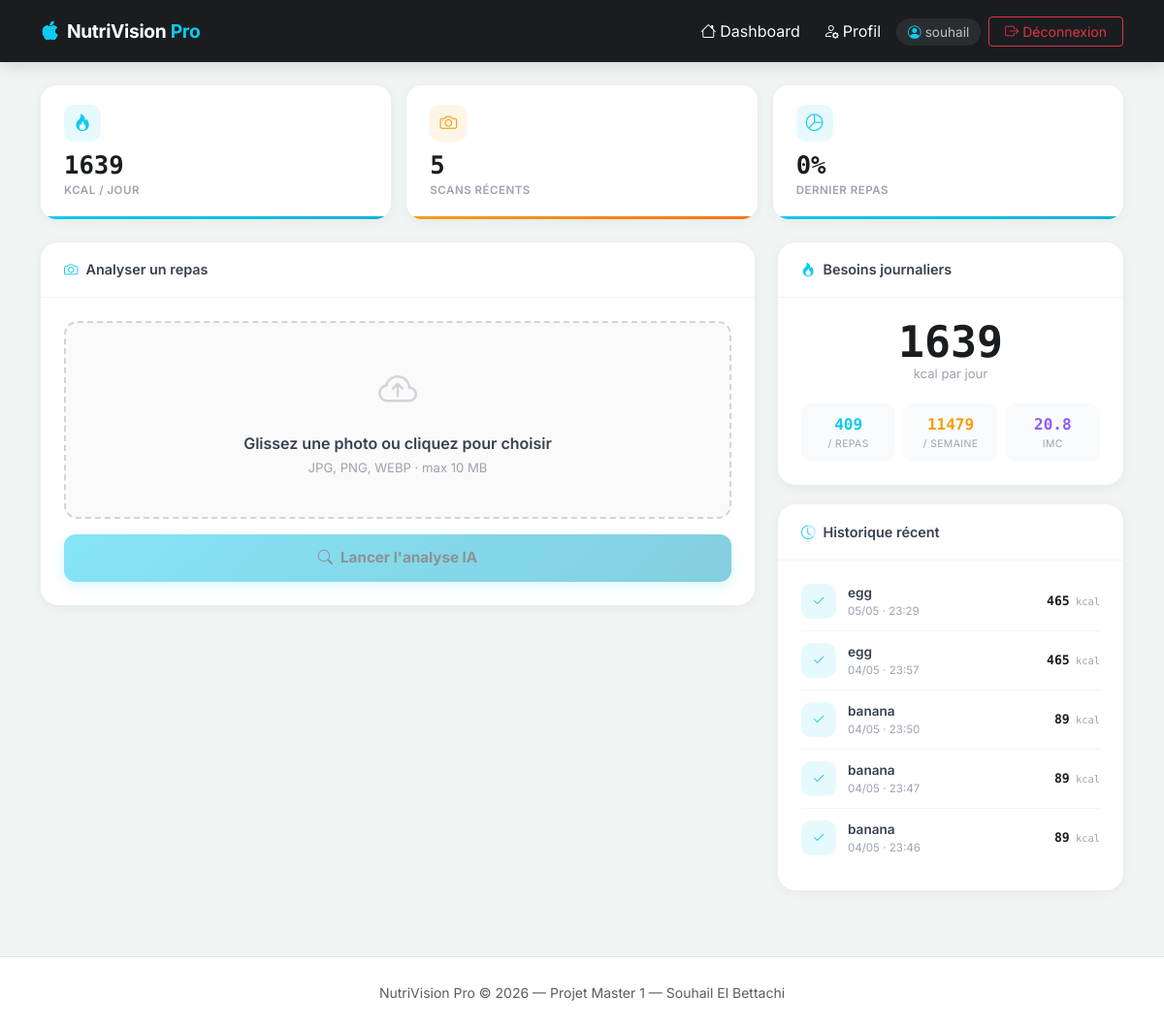
The app's page / (signed in) with its own data.
### app/models.py (models this page shows, shortened)
class User(UserMixin, db.Model):
    id = db.Column(db.Integer, primary_key=True)
    username = db.Column(db.String(80), unique=True, nullable=False)
    password_hash = db.Column(db.String(256), nullable=False)
    age = db.Column(db.Integer)
    poids = db.Column(db.Float)
    taille = db.Column(db.Float)
    sexe = db.Column(db.String(10))
    maladies = db.Column(db.Text, default="")
    allergies = db.Column(db.Text, default="")
    scans = db.relationship('Scan', backref='owner', lazy='select', cascade="all, delete-orphan")
    def get_besoins_caloriques(self):
        if not self.poids or not self.taille or not self.age:
            return 2200
        if self.sexe == 'H':
            return (13.397 * self.poids) + (4.799 * self.taille) - (5.677 * self.age) + 88.362
        return (9.247 * self.poids) + (3.098 * self.taille) - (4.330 * self.age) + 447.593
    def profile_complete(self):
        return all([self.age, self.poids, self.taille, self.sexe])

class Scan(db.Model):
    id = db.Column(db.Integer, primary_key=True)
    image_url = db.Column(db.String(200))
    food_list = db.Column(db.Text)
    total_calories = db.Column(db.Float, default=0.0)
    timestamp = db.Column(db.DateTime, default=datetime.utcnow, index=True)
    user_id = db.Column(db.Integer, db.ForeignKey('user.id'), nullable=False)
    alerts = db.Column(db.Text)
    def get_alerts_list(self):
        if not self.alerts:
            return []
        return self.alerts.split('|')

### app/routes.py (the view, shortened to what this page needs)
@bp.route('/', methods=['GET', 'POST'])
@login_required
def index():
    results         = []
    alerts          = []
    comparison      = {}
    recommendations = []
    image_url       = None
    total_calories  = 0
    history = (
        Scan.query
        .filter_by(user_id=current_user.id)
        .order_by(Scan.timestamp.desc())
        .limit(5)
        .all()
    )
    return render_template(
        "index.html",
        results         = results,
        alerts          = alerts,
        comparison      = comparison,
        recommendations = recommendations,
        history         = history,
        image_url       = image_url,
        total_calories  = total_calories,
    )

### app/templates/index.html (shortened to what this page needs)
{% extends "base.html" %}
{% block content %}
{% set bmr      = current_user.get_besoins_caloriques() %}
{% set meal_pct = ((total_calories / bmr * 100) | round(1)) if total_calories else 0 %}
<div class="stat-grid">
  <div class="stat-card teal" style="animation-delay:.05s">
    <div class="sc-icon"><i class="bi bi-fire"></i></div>
    <div class="sc-value">{{ bmr | int }}</div>
    <div class="sc-label">kcal / jour</div>
  </div>
  <div class="stat-card amber" style="animation-delay:.1s">
    <div class="sc-icon"><i class="bi bi-camera"></i></div>
    <div class="sc-value">{{ history | length }}</div>
    <div class="sc-label">Scans récents</div>
  </div>
  <div class="stat-card {{ 'rose' if meal_pct > 50 else 'teal' }}" style="animation-delay:.15s">
    <div class="sc-icon"><i class="bi bi-pie-chart"></i></div>
    <div class="sc-value">{{ meal_pct | int }}%</div>
    <div class="sc-label">Dernier repas</div>
  </div>
</div>
<div class="row g-4">
  <div class="col-lg-8">
    <div class="dash-card" style="animation-delay:.1s">
      <div class="dash-card-header"><i class="bi bi-camera text-info"></i> Analyser un repas</div>
      <div class="dash-card-body">
        <form id="upload-form" method="POST" action="{{ url_for('main.index') }}" enctype="multipart/form-data">
          <div class="upload-zone" id="upload-zone">
            <div class="uz-icon"><i class="bi bi-cloud-arrow-up"></i></div>
            <div class="uz-title">Glissez une photo ou cliquez pour choisir</div>
            <div class="uz-sub">JPG, PNG, WEBP · max 10 MB</div>
          </div>
          <button type="submit" class="btn btn-analyze mt-3" id="btn-analyze" disabled>
            <i class="bi bi-search me-2"></i>Lancer l'analyse IA
          </button>
        </form>
      </div>
    </div>
  </div>
  <div class="col-lg-4">
    <div class="dash-card" style="animation-delay:.2s">
      <div class="dash-card-header"><i class="bi bi-fire text-info"></i> Besoins journaliers</div>
      <div class="dash-card-body text-center">
        <div style="font-size:2.8rem;font-weight:800;color:#1a1d20;font-family:'DM Mono',monospace;line-height:1">
          {{ bmr|int }}
        </div>
        <div style="font-size:.82rem;color:#9ca3af;margin-bottom:1.25rem">kcal par jour</div>
        <div class="row g-2">
          <div class="col-4">
            <div style="background:#f8fafc;border-radius:10px;padding:.65rem .3rem">
              <div style="font-size:1rem;font-weight:700;font-family:'DM Mono',monospace;color:#0dcaf0">
                {{ (bmr/4)|int }}
              </div>
              <div style="font-size:.65rem;color:#9ca3af;text-transform:uppercase;letter-spacing:.4px">/ repas</div>
            </div>
          </div>
          <div class="col-4">
            <div style="background:#f8fafc;border-radius:10px;padding:.65rem .3rem">
              <div style="font-size:1rem;font-weight:700;font-family:'DM Mono',monospace;color:#f59e0b">
                {{ (bmr*7)|int }}
              </div>
              <div style="font-size:.65rem;color:#9ca3af;text-transform:uppercase;letter-spacing:.4px">/ semaine</div>
            </div>
          </div>
          <div class="col-4">
            <div style="background:#f8fafc;border-radius:10px;padding:.65rem .3rem">
              {% if current_user.poids and current_user.taille %}
              <div style="font-size:1rem;font-weight:700;font-family:'DM Mono',monospace;color:#8b5cf6">
                {{ (current_user.poids / ((current_user.taille / 100) ** 2)) | round(1) }}
              </div>
              {% else %}
              <div style="font-size:1rem;font-weight:700;color:#d1d5db">—</div>
              {% endif %}
              <div style="font-size:.65rem;color:#9ca3af;text-transform:uppercase;letter-spacing:.4px">IMC</div>
            </div>
          </div>
        </div>
      </div>
    </div>
    <div class="dash-card" style="animation-delay:.25s">
      <div class="dash-card-header"><i class="bi bi-clock-history text-info"></i> Historique récent</div>
      <div class="dash-card-body" style="padding-top:.75rem">
        {% if history %}
          {% for scan in history %}
          {% set has_alerts = scan.get_alerts_list()|length > 0 %}
          <div class="history-item">
            <div class="history-dot {{ 'warn' if has_alerts else '' }}">
              <i class="bi {{ 'bi-exclamation-triangle-fill' if has_alerts else 'bi-check2' }}"></i>
            </div>
            <div style="flex:1;overflow:hidden">
              <div class="history-food" title="{{ scan.food_list }}">{{ scan.food_list }}</div>
              <div class="history-time">{{ scan.timestamp.strftime('%d/%m · %H:%M') }}</div>
            </div>
            <div class="history-kcal">
              {{ scan.total_calories|int }}<span style="font-size:.65rem;font-weight:400;color:#9ca3af"> kcal</span>
            </div>
          </div>
          {% endfor %}
        {% endif %}
      </div>
    </div>
  </div>
</div>
{% endblock %}

### app/templates/base.html (shortened to what this page needs)
<!DOCTYPE html>
<html lang="fr">
<head>
    <link href="https://cdn.jsdelivr.net/npm/bootstrap@5.3.0/dist/css/bootstrap.min.css" rel="stylesheet">
    <link rel="stylesheet" href="https://cdn.jsdelivr.net/npm/bootstrap-icons@1.11.0/font/bootstrap-icons.css">
    <link rel="stylesheet" href="{{ url_for('static', filename='style.css') }}">
</head>
<body>
<nav class="navbar navbar-expand-lg navbar-dark mb-4">
    <div class="container">
        <a class="navbar-brand fw-bold" href="{{ url_for('main.index') }}">
            <i class="bi bi-apple text-info me-2"></i>NutriVision <span class="text-info">Pro</span>
        </a>
        <div class="collapse navbar-collapse" id="navbarNav">
            <ul class="navbar-nav ms-auto align-items-center gap-2">
                {% if current_user.is_authenticated %}
                    <li class="nav-item">
                        <a class="nav-link text-light" href="{{ url_for('main.index') }}">
                            <i class="bi bi-house me-1"></i>Dashboard
                        </a>
                    </li>
                    <li class="nav-item">
                        <a class="nav-link text-light" href="{{ url_for('main.profile') }}">
                            <i class="bi bi-person-gear me-1"></i>Profil
                        </a>
                    </li>
                    <li class="nav-item">
                        <span class="nav-username">
                            <i class="bi bi-person-circle text-info me-1"></i>{{ current_user.username }}
                        </span>
                    </li>
                    <li class="nav-item">
                        <a class="btn btn-outline-danger btn-sm px-3" href="{{ url_for('main.logout') }}">
                            <i class="bi bi-box-arrow-right me-1"></i>Déconnexion
                        </a>
                    </li>
                {% else %}
                    <li class="nav-item">
                        <a class="btn btn-outline-light btn-sm px-3" href="{{ url_for('main.login') }}">
                            <i class="bi bi-box-arrow-in-right me-1"></i>Connexion
                        </a>
                    </li>
                {% endif %}
            </ul>
        </div>
    </div>
</nav>
<div class="container mb-5">
    {% block content %}{% endblock %}
</div>
<footer class="text-center py-4 text-muted border-top bg-white">
    <div class="container">
        <small>NutriVision Pro &copy; 2026 &mdash; Projet Master 1 &mdash; Souhail El Bettachi </small>
    </div>
</footer>
</body>
</html>

### app/static/style.css (style rules this page uses)
:root { --primary: #0dcaf0; --dark-bg: #1a1d20; --card-radius: 16px; }
body { background-color: #f0f4f3; font-family: 'Inter', sans-serif; min-height: 100vh; display: flex; flex-direction: column; }
footer { margin-top: auto; }
.navbar { background: var(--dark-bg); box-shadow: 0 2px 16px rgba(0,0,0,0.15); padding: 0.75rem 0; }
.navbar-brand { font-size: 1.2rem; letter-spacing: -0.3px; }
.nav-username { font-size: 0.85rem; color: rgba(255,255,255,0.7); padding: 0.4rem 0.75rem; border-radius: 20px; background: rgba(255,255,255,0.07); }
.stat-grid { display: grid; grid-template-columns: repeat(3, 1fr); gap: 1rem; margin-bottom: 1.5rem; }
.stat-card { background: #fff; border-radius: 16px; padding: 1.25rem 1.5rem; box-shadow: 0 2px 12px rgba(0,0,0,0.05); position: relative; overflow: hidden; animation: fadeUp 0.4s ease both; }
.stat-card::after { content: ''; position: absolute; bottom: 0; left: 0; right: 0; height: 3px; }
.stat-card.teal::after { background: linear-gradient(90deg, #0dcaf0, #06b6d4); }
.stat-card.amber::after { background: linear-gradient(90deg, #f59e0b, #f97316); }
.stat-card .sc-icon { width: 38px; height: 38px; border-radius: 10px; display: flex; align-items: center; justify-content: center; font-size: 1.1rem; margin-bottom: .75rem; }
.stat-card.teal .sc-icon { background: rgba(13,202,240,.1); color: #0dcaf0; }
.stat-card.amber .sc-icon { background: rgba(245,158,11,.1); color: #f59e0b; }
.stat-card .sc-value { font-size: 1.6rem; font-weight: 700; color: #1a1d20; font-family: 'DM Mono', monospace; line-height: 1; }
.stat-card .sc-label { font-size: .72rem; font-weight: 600; color: #9ca3af; text-transform: uppercase; letter-spacing: .5px; margin-top: .3rem; }
.dash-card { background: #fff; border-radius: 18px; box-shadow: 0 2px 12px rgba(0,0,0,.05); margin-bottom: 1.25rem; overflow: hidden; animation: fadeUp .4s ease both; }
.dash-card-header { padding: 1.1rem 1.5rem; border-bottom: 1px solid #f3f4f6; display: flex; align-items: center; gap: .5rem; font-weight: 600; font-size: .9rem; color: #374151; }
.dash-card-body { padding: 1.5rem; }
.upload-zone { border: 2px dashed #d1d5db; border-radius: 14px; padding: 2.5rem 1.5rem; text-align: center; cursor: pointer; transition: all .25s; background: #fafafa; position: relative; }
.upload-zone .uz-icon { font-size: 2.5rem; color: #d1d5db; transition: color .2s; margin-bottom: .75rem; }
.upload-zone .uz-title { font-weight: 600; color: #374151; margin-bottom: .25rem; }
.upload-zone .uz-sub { font-size: .82rem; color: #9ca3af; }
.btn-analyze { background: linear-gradient(135deg, #0dcaf0, #0a9ec0); border: none; border-radius: 12px; color: #fff; font-weight: 700; font-size: .95rem; padding: .8rem 2rem; transition: all .2s; box-shadow: 0 4px 14px rgba(13,202,240,.3); width: 100%; }
.btn-analyze:disabled { opacity: .5; transform: none; cursor: not-allowed; }
.history-item { display: flex; align-items: center; gap: .75rem; padding: .7rem 0; border-bottom: 1px solid #f3f4f6; }
.history-item:last-child { border-bottom: none; }
.history-dot { width: 36px; height: 36px; border-radius: 10px; flex-shrink: 0; background: rgba(13,202,240,.1); color: #0dcaf0; display: flex; align-items: center; justify-content: center; font-size: .9rem; }
.history-food { font-size: .85rem; font-weight: 600; color: #374151; white-space: nowrap; overflow: hidden; text-overflow: ellipsis; max-width: 150px; }
.history-time { font-size: .72rem; color: #9ca3af; }
.history-kcal { font-family: 'DM Mono', monospace; font-size: .82rem; font-weight: 700; color: #1a1d20; margin-left: auto; white-space: nowrap; }

### records on screen
User: username "souhail", poids+taille "20.8"
Scan: food_list "egg", timestamp "05/05 · 23:29", total_calories "465"
Scan: food_list "egg", timestamp "04/05 · 23:57", total_calories "465"
Scan: food_list "banana", timestamp "04/05 · 23:50", total_calories "89"
Scan: food_list "banana", timestamp "04/05 · 23:47", total_calories "89"
Scan: food_list "banana", timestamp "04/05 · 23:46", total_calories "89"

### other values on screen
{{ bmr | int }} "1639"
{{ history | length }} "5"
{{ meal_pct | int }} "0"
{{ bmr|int }} "1639"
{{ (bmr/4)|int }} "409"
{{ (bmr*7)|int }} "11479"
